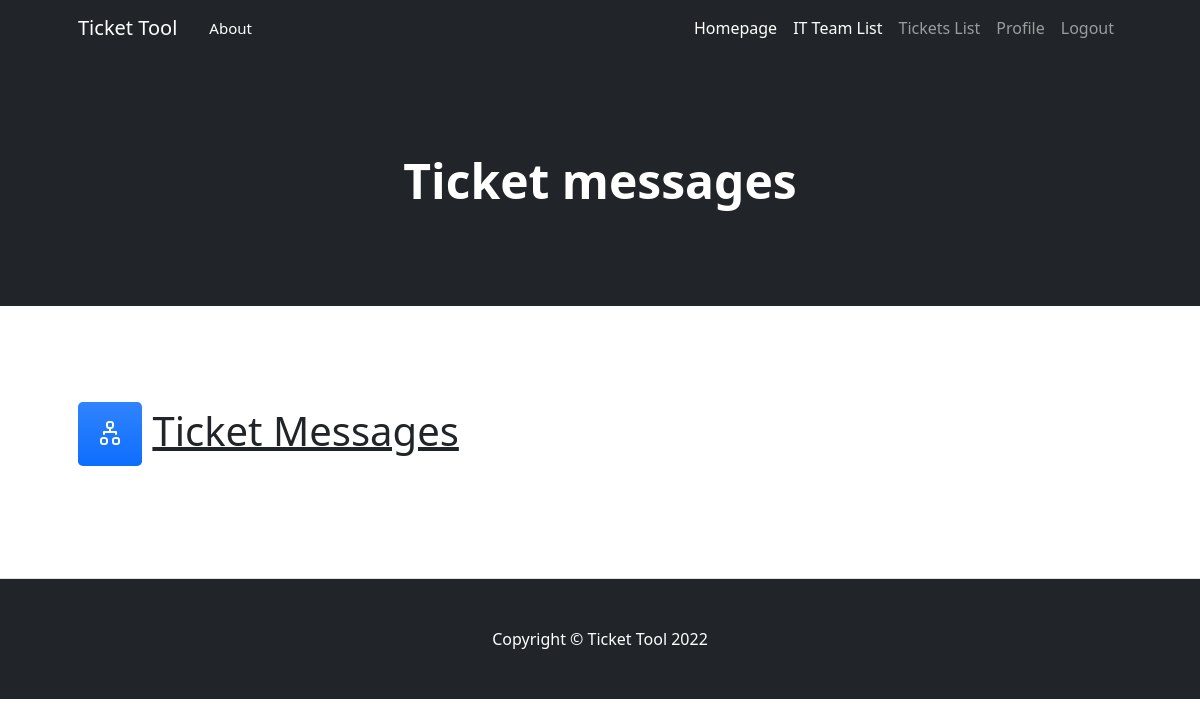
Page /AppMessages/messages/it/list/ on the earlier database version.
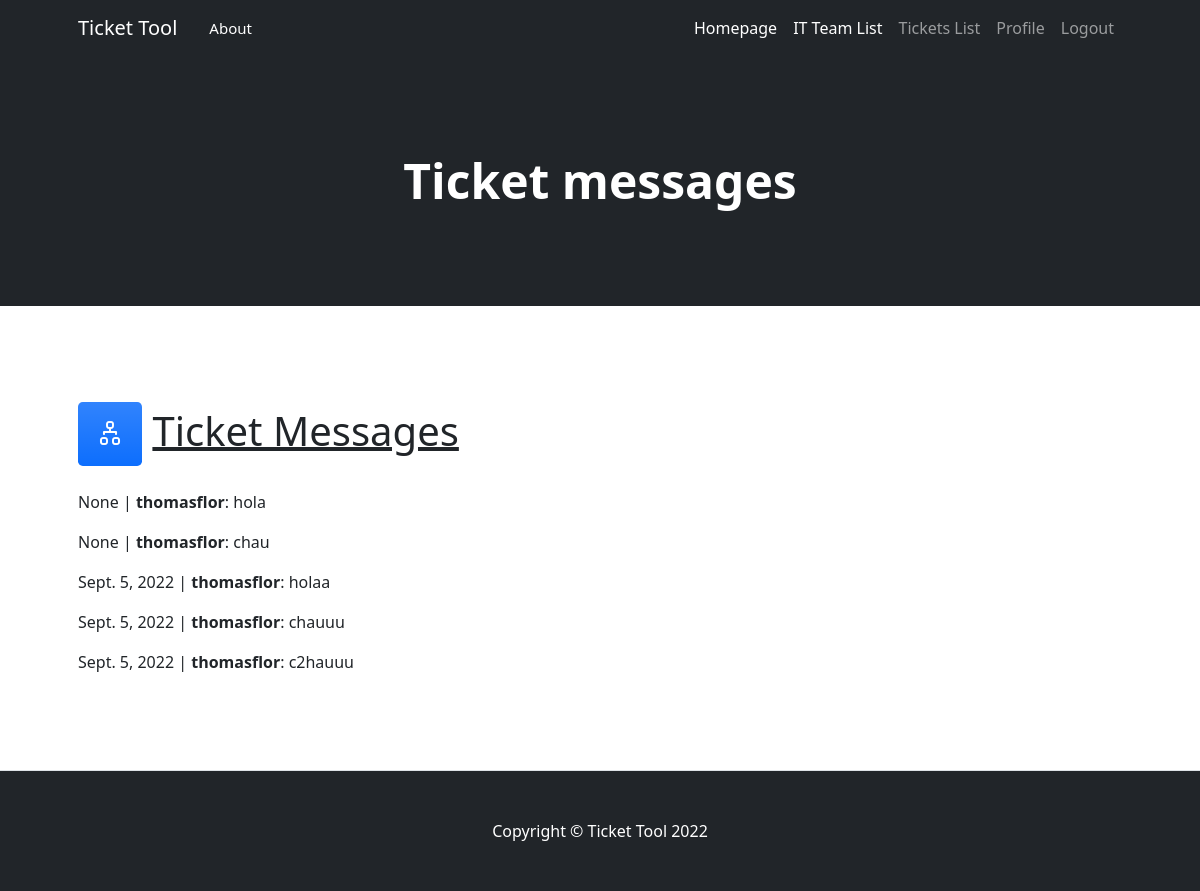
Same page on the later database version.
### AppMessages/models.py (models this page shows)
class Message(models.Model):
    message=models.CharField(max_length=500)
    send_by=models.CharField(max_length=500)
    date_send=models.DateField(blank=True, null=True)

### AppMessages/views.py (the view)
# urls.py: path("messages/it/list/",ITMessageListView.as_view(),name="it_message_list"),
class ITMessageListView(ListView):
    model=Message
    template_name = "AppMessages/it_messages_list.html"

### AppMessages/templates/AppMessages/it_messages_list.html (shortened to what this page needs)
{% extends 'AppIT_Team/it_team.html' %}
{% block header %}
<h1 class="display-5 fw-bolder text-white mb-2">Ticket messages</h1>
{% endblock header %}
{% block content %}
<section class="py-5 border-bottom" id="features">
    <div class="container px-5 my-5">
    <h1><div class="feature bg-primary bg-gradient text-white rounded-3 mb-3"><i class="bi-diagram-2"></i></div>     <u>Ticket Messages</u></h1>
            {% for message in object_list %}
                <p>{{message.date_send}} | <b>{{message.send_by}}</b>: {{message.message}}</p>
            {% endfor %}
    </div>
</section>
{% endblock content %}

Differences in the rows shown:
added Message: date_send "None", send_by "thomasflor", message "hola"
added Message: date_send "None", send_by "thomasflor", message "chau"
added Message: date_send "Sept. 5, 2022", send_by "thomasflor", message "holaa"
added Message: date_send "Sept. 5, 2022", send_by "thomasflor", message "chauuu"
added Message: date_send "Sept. 5, 2022", send_by "thomasflor", message "c2hauuu"
